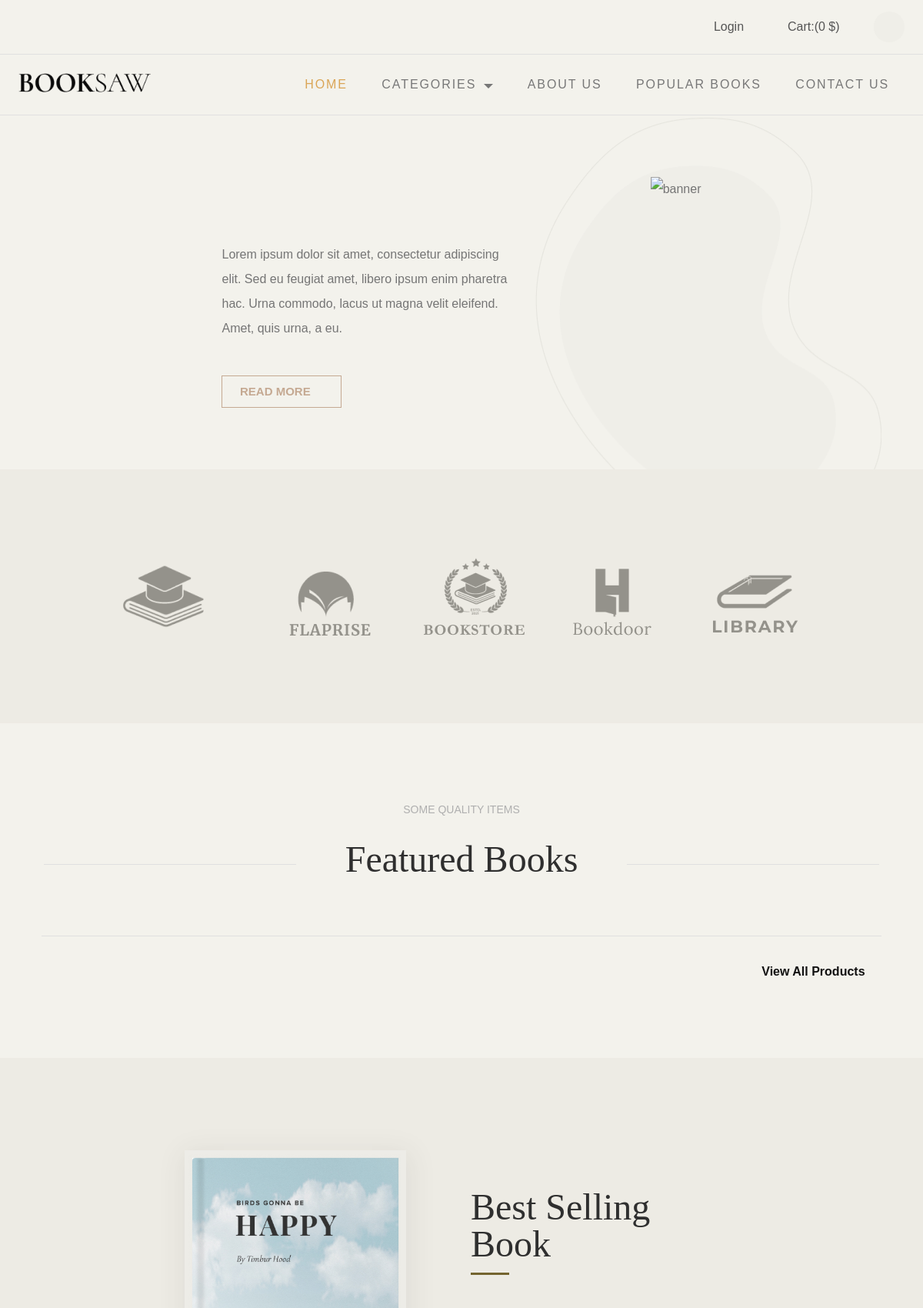
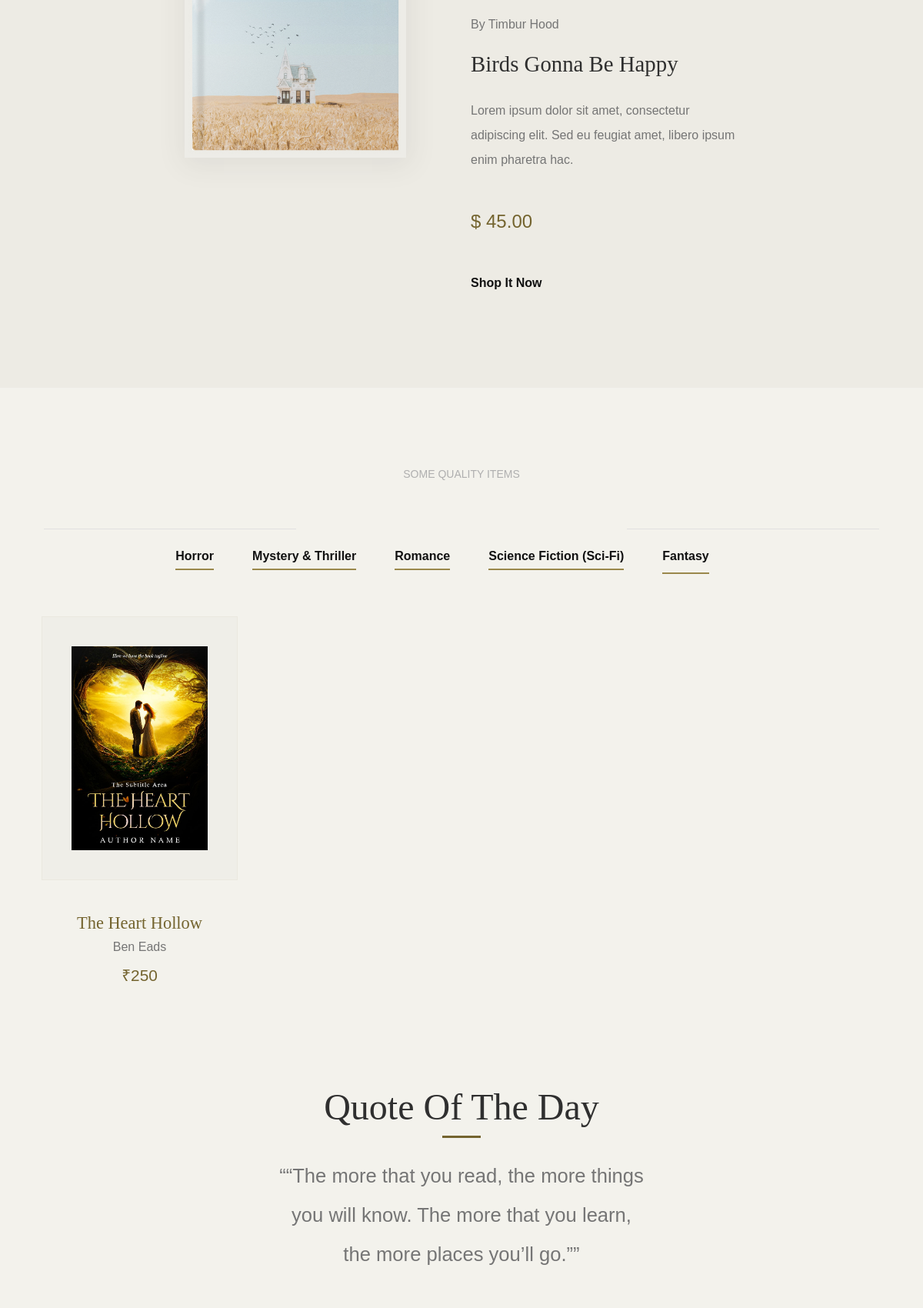
The page /webapp/filter/Romance/ (upper part) on the database its author committed (2 pictures, top to bottom).
### adminapp/models.py (models this page shows)
class Book_category(models.Model):
    Category_name=models.CharField(max_length=20,null=True,blank=True)
    Category_description=models.TextField(max_length=50,null=True,blank=True)
    Category_image=models.ImageField(upload_to="category_images",null=True,blank=True)

class Book(models.Model):
    Book_Tittle=models.CharField(max_length=20,null=True,blank=True)
    Book_author=models.CharField(max_length=25,null=True,blank=True)
    Category=models.CharField(max_length=10,null=True,blank=True)
    Book_Price=models.IntegerField(null=True,blank=True)
    Book_Publisher=models.CharField(null=True,blank=True)
    Book_Description=models.TextField(max_length=50,null=True,blank=True)
    Book_image=models.ImageField(upload_to="book images",null=True,blank=True)

### webapp/views.py (the view)
# urls.py: path('filter/<b_id>/', views.filtred_books, name='filter'),
def filtred_books(request, b_id):
    cat = Book_category.objects.all
    filters = Book.objects.filter(Category=b_id)
    bookcategory = Book.objects.filter(Category=b_id)
    return render(request, "filtered_books.html", {'filters': filters,
                                                   'cat': cat,
                                                   'bookcategory': bookcategory})

### webapp/templates/filtered_books.html (shortened to what this page needs)
<!DOCTYPE html>
{% load static %}
<html lang="en">
<head>
    <link href="https://cdn.jsdelivr.net/npm/bootstrap@5.3.1/dist/css/bootstrap.min.css" rel="stylesheet"
>
    <link rel="stylesheet" type="text/css" href="{% static 'home/css/normalize.css' %}">
    <link rel="stylesheet" type="text/css" href="{% static 'home/icomoon/icomoon.css' %}">
    <link rel="stylesheet" type="text/css" href="{% static 'home/css/vendor.css' %}">
    <link rel="stylesheet" type="text/css" href="{% static 'home/style.css' %}">
</head>
<body data-bs-spy="scroll" data-bs-target="#header" tabindex="0">
<div id="header-wrap">
    <div class="top-content">
        <div class="container-fluid">
            <div class="row">
                <div class="col-md-6">
                    <div class="social-links">
                        <ul>
                            <li>
                                <a href="#"><i class="icon icon-facebook"></i></a>
                            </li>
                            <li>
                                <a href="#"><i class="icon icon-twitter"></i></a>
                            </li>
                            <li>
                                <a href="#"><i class="icon icon-youtube-play"></i></a>
                            </li>
                            <li>
                                <a href="#"><i class="icon icon-behance-square"></i></a>
                            </li>
                        </ul>
                    </div>
                </div>
          <div class="col-md-6">
						<div class="right-element">
							{% if request.session.Email %}
							<a href="{% url 'logout' %}" class="user-account for-buy"><i
									class="icon icon-user"></i><span>Welcome {{request.session.Email}} /logout</span>
							</a>
							{% else %}
							<a href="{% url 'userlogin' %}" class="user-account for-buy"><i
									class="icon icon-user"></i><span>Login</span></a>
							{% endif %}
							<a href="#" class="cart for-buy"><i class="icon icon-clipboard"></i><span>Cart:(0
									$)</span></a>
							<div class="action-menu">
								<div class="search-bar">
									<a href="#" class="search-button search-toggle" data-selector="#header-wrap">
										<i class="icon icon-search"></i>
									</a>
									<form role="search" method="get" class="search-box">
										<input class="search-field text search-input" placeholder="Search"
											type="search">
									</form>
								</div>
							</div>
						</div>
					</div>
            </div>
        </div>
    </div>
    <header id="header">
        <div class="container-fluid">
            <div class="row">
                <div class="col-md-2">
                    <div class="main-logo">
                        <a href="index.html"><img src="{% static  'home/images/main-logo.png' %}" alt="logo"></a>
                    </div>
                </div>
                <div class="col-md-10">
                    <nav id="navbar">
                        <div class="main-menu stellarnav">
                            <ul class="menu-list">
                                <li class="menu-item active"><a href="#home">Home</a></li>
                                <li class="menu-item has-sub">
                                    <a href="#pages" class="nav-link">Categories</a>
                                </li>
                                <li class="menu-item"><a href="{% url 'about'%}" class="nav-link">About Us</a></li>
                                <li class="menu-item"><a href="{% url 'popular' %}" class="nav-link">Popular Books</a>
                                </li>
                                <li class="menu-item"><a href="{% url 'contact'%}" class="nav-link">Contact Us</a></li>
                            </ul>
                        </div>
                    </nav>
                </div>
            </div>
        </div>
    </header>
</div>
<section id="billboard">
    <div class="container">
        <div class="row">
            <div class="col-md-12">
                <div class="main-slider pattern-overlay">
                    <div class="slider-item">
                        <div class="banner-content">
                            <p>Lorem ipsum dolor sit amet, consectetur adipiscing elit. Sed eu feugiat amet, libero
                                ipsum enim pharetra hac. Urna commodo, lacus ut magna velit eleifend. Amet, quis
                                urna, a eu.</p>
                            <div class="btn-wrap">
                                <a href="#" class="btn btn-outline-accent btn-accent-arrow">Read More<i
                                        class="icon icon-ns-arrow-right"></i></a>
                            </div>
                        </div>
                        <img src="{{f.Category_image.url}}" alt="banner" class="banner-image">
                    </div>
                </div>
            </div>
        </div>
    </div>
</section>
<section id="client-holder" data-aos="fade-up">
    <div class="container">
        <div class="row">
            <div class="inner-content">
                <div class="logo-wrap">
                    <div class="grid">
                        <a href="#"><img src="{% static  'home/images/client-image1.png'%}" alt="client"></a>
                        <a href="#"><img src="{% static  'home/images/client-image2.png'%}" alt="client"></a>
                        <a href="#"><img src="{% static  'home/images/client-image3.png'%}" alt="client"></a>
                        <a href="#"><img src="{% static  'home/images/client-image4.png'%}" alt="client"></a>
                        <a href="#"><img src="{% static  'home/images/client-image5.png'%}" alt="client"></a>
                    </div>
                </div>
            </div>
        </div>
    </div>
</section>
<section id="featured-books" class="py-5 my-5">
    <div class="container">
        <div class="row">
            <div class="col-md-12">
                <div class="section-header align-center">
                    <div class="title">
                        <span>Some quality items</span>
                    </div>
                    <h2 class="section-title">Featured Books</h2>
                </div>
                <div class="product-list" data-aos="fade-up">
                </div>
            </div>
        </div>
        <div class="row">
            <div class="col-md-12">
                <div class="btn-wrap align-right">
                    <a href="#" class="btn-accent-arrow">View all products <i
                            class="icon icon-ns-arrow-right"></i></a>
                </div>
            </div>
        </div>
    </div>
</section>
<section id="best-selling" class="leaf-pattern-overlay">
    <div class="container">
        <div class="row justify-content-center">
            <div class="col-md-8">
                <div class="row">
                    <div class="col-md-6">
                        <figure class="products-thumb">
                            <img src="{% static  'home/images/single-image.jpg'%}" alt="book" class="single-image">
                        </figure>
                    </div>
                    <div class="col-md-6">
                        <div class="product-entry">
                            <h2 class="section-title divider">Best Selling Book</h2>
                            <div class="products-content">
                                <div class="author-name">By Timbur Hood</div>
                                <h3 class="item-title">Birds gonna be happy</h3>
                                <p>Lorem ipsum dolor sit amet, consectetur adipiscing elit. Sed eu feugiat amet,
                                    libero ipsum enim pharetra hac.</p>
                                <div class="item-price">$ 45.00</div>
                                <div class="btn-wrap">
                                    <a href="#" class="btn-accent-arrow">shop it now <i
                                            class="icon icon-ns-arrow-right"></i></a>
                                </div>
                            </div>
                        </div>
                    </div>
                </div>
            </div>
        </div>
    </div>
</section>
<section id="popular-books" class="bookshelf py-5 my-5">
    <div class="container">
        <div class="row">
            <div class="col-md-12">
                <div class="section-header align-center">
                    <div class="title">
                        <span>Some quality items</span>
                    </div>
                </div>
                <ul class="tabs">
                    {% for c in cat %}
                    <li data-tab-target="#all-genre" class="active tab">{{c.Category_name}}</li>
                    {% endfor %}
                </ul>
                <div class="tab-content">
                    <div id="all-genre" data-tab-content class="active">
                        <div class="row">
                            {%for f in filters %}
                            <div class="col-md-3">
                                <div class="product-item">
                                    <figure class="product-style">
                                        <img src="{{f.Book_image.url}}" alt="Books" class="product-item">
                                    </figure>
                                    <figcaption>
                                        <h3>{{f.Book_Tittle}}</h3>
                                        <span>{{f.Book_author}}</span>
                                        <div class="item-price">₹{{f.Book_Price}}</div>
                                    </figcaption>
                                </div>
                            </div>
                            {% endfor %}
                        </div>
                    </div>
                </div>
            </div>
        </div>
    </div>
</section>
<section id="quotation" class="align-center pb-5 mb-5">
    <div class="inner-content">
        <h2 class="section-title divider">Quote of the day</h2>
        <blockquote data-aos="fade-up">
            <q>“The more that you read, the more things you will know. The more that you learn, the more places
                you’ll go.”</q>
        </blockquote>
    </div>
</section>
</body>
</html>

### webapp/static/home/icomoon/icomoon.css (style rules this page uses)
[class^="icon-"], [class*=" icon-"] { font-family: 'icomoon' !important; speak: never; font-style: normal; font-weight: normal; font-variant: normal; text-transform: none; line-height: 1; -webkit-font-smoothing: antialiased; -moz-osx-font-smoothing: grayscale; }
.icon-ns-arrow-right:before { content: "\e90b"; }
.icon-user:before { content: "\e907"; }
.icon-search:before { content: "\e905"; }
.icon-clipboard:before { content: "\e908"; }
.icon-twitter:before { content: "\f099"; }
.icon-facebook:before { content: "\f09a"; }
.icon-youtube-play:before { content: "\f16a"; }
.icon-behance-square:before { content: "\f1b5"; }

### rows shown on the page
Book_category: Category_name "Horror"
Book_category: Category_name "Mystery & Thriller"
Book_category: Category_name "Romance"
Book_category: Category_name "Science Fiction (Sci-Fi)"
Book_category: Category_name "Fantasy"
Book: Book_image (picture), Book_Tittle "The Heart Hollow", Book_author "Ben Eads", Book_Price "250"
